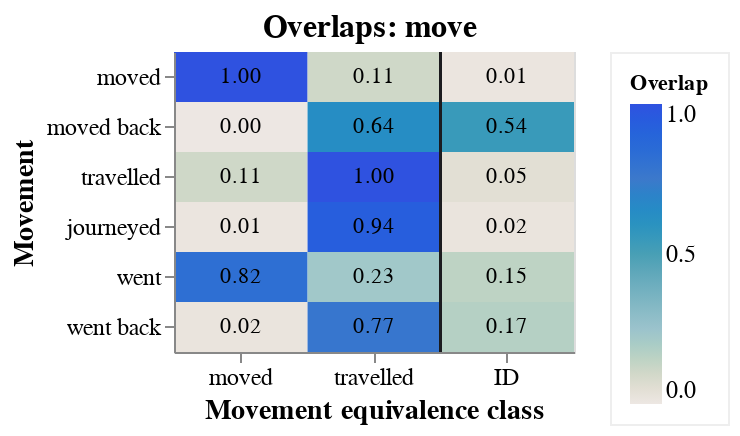

Notebook source saved alongside this figure:
### Code cell
VegaLite({
    "data": {"values": pd.concat([movement_overlap_df, movement_overlap_id_df], axis=0).loc[:, ["pair1", "pair2", "overlap_real"]].to_dict("records")},
    "title": f"Overlaps: move",
    "transform": [
        {"filter": f"indexof({movement_basis + ['ID']}, datum.pair1) >= 0"},
        {"as":"overlap_real_rounded", "calculate": "format(datum.overlap_real, '.2f')"},
    ],
    "encoding": {
        "x": {"field": "pair1", "type": "nominal", "sort": ["moved"], "title": "Movement equivalence class", "axis": {"labelAngle": 0}},
        "y": {"field": "pair2", "type": "nominal", "sort": ["moved", "moved back"], "title": "Movement"},
    },
    "width": 200,
    "height": 150,
    "layer": [
        {
            "mark": "rect",
            "encoding": {
                "color": {
                    "field": "overlap_real", 
                    "type": "quantitative", 
                    "title": "Overlap", 
                    "scale": {
                        "domain": [0,1],
                        "scheme": [
                            "#EDE7E3",
                            "#9BC3CC",
                            "#489FB5",
                            "#3C79CB",
                            "#2F52E0",
                        ]
                    }
                },
            }
        },
        {
            "mark": "text",
            "encoding": {
                "text": {"field": "overlap_real_rounded"},
            }
        },
        {
            "mark": {"type": "rule"},
            "encoding": {
                "x": {"datum": "ID"},
                "y": {},
                "xOffset": {"value": 0},
                "color": {"value": "#1C1C20"},
            }
        }
    ],
    "config": config,
})

### Figure 1 — Vega-Lite specification as saved in the notebook (floating-point values rounded to 4 significant figures)
{"config": {"axis": {"labelFontSize": 12, "titleFontSize": 14}, "header": {"labelFontSize": 16, "labelFontWeight": "normal", "titleFontSize": 14, "titleFontWeight": "bold"}, "legend": {"fillColor": "#fffd", "labelFontSize": 12, "padding": 10, "strokeColor": "#eeeeee"}, "title": {"anchor": "center", "fontSize": 16}}, "data": {"values": [{"overlap_real": 1.0, "pair1": "travelled", "pair2": "travelled"}, {"overlap_real": 0.9364, "pair1": "travelled", "pair2": "journeyed"}, {"overlap_real": 0.1076, "pair1": "travelled", "pair2": "moved"}, {"overlap_real": 0.226, "pair1": "travelled", "pair2": "went"}, {"overlap_real": 0.7741, "pair1": "travelled", "pair2": "went back"}, {"overlap_real": 0.6357, "pair1": "travelled", "pair2": "moved back"}, {"overlap_real": 0.9364, "pair1": "journeyed", "pair2": "travelled"}, {"overlap_real": 1.0, "pair1": "journeyed", "pair2": "journeyed"}, {"overlap_real": 0.01335, "pair1": "journeyed", "pair2": "moved"}, {"overlap_real": 0.1158, "pair1": "journeyed", "pair2": "went"}, {"overlap_real": 0.8726, "pair1": "journeyed", "pair2": "went back"}, {"overlap_real": 0.5932, "pair1": "journeyed", "pair2": "moved back"}, {"overlap_real": 0.1076, "pair1": "moved", "pair2": "travelled"}, {"overlap_real": 0.01335, "pair1": "moved", "pair2": "journeyed"}, {"overlap_real": 1, "pair1": "moved", "pair2": "moved"}, {"overlap_real": 0.8234, "pair1": "moved", "pair2": "went"}, {"overlap_real": 0.01934, "pair1": "moved", "pair2": "went back"}, {"overlap_real": 0.0005495, "pair1": "moved", "pair2": "moved back"}, {"overlap_real": 0.226, "pair1": "went", "pair2": "travelled"}, {"overlap_real": 0.1158, "pair1": "went", "pair2": "journeyed"}, {"overlap_real": 0.8234, "pair1": "went", "pair2": "moved"}, {"overlap_real": 1.0, "pair1": "went", "pair2": "went"}, {"overlap_real": 0.0003533, "pair1": "went", "pair2": "went back"}, {"overlap_real": 0.00205, "pair1": "went", "pair2": "moved back"}, {"overlap_real": 0.05099, "pair1": "ID", "pair2": "travelled"}, {"overlap_real": 0.01966, "pair1": "ID", "pair2": "journeyed"}, {"overlap_real": 0.01236, "pair1": "ID", "pair2": "moved"}, {"overlap_real": 0.1486, "pair1": "ID", "pair2": "went"}, {"overlap_real": 0.1713, "pair1": "ID", "pair2": "went back"}, {"overlap_real": 0.5447, "pair1": "ID", "pair2": "moved back"}]}, "encoding": {"x": {"axis": {"labelAngle": 0}, "field": "pair1", "sort": ["moved"], "title": "Movement equivalence class", "type": "nominal"}, "y": {"field": "pair2", "sort": ["moved", "moved back"], "title": "Movement", "type": "nominal"}}, "height": 150, "layer": [{"encoding": {"color": {"field": "overlap_real", "scale": {"domain": [0, 1], "scheme": ["#EDE7E3", "#9BC3CC", "#489FB5", "#3C79CB", "#2F52E0"]}, "title": "Overlap", "type": "quantitative"}}, "mark": "rect"}, {"encoding": {"text": {"field": "overlap_real_rounded"}}, "mark": "text"}, {"encoding": {"color": {"value": "#1C1C20"}, "x": {"datum": "ID"}, "xOffset": {"value": 0}, "y": {}}, "mark": {"type": "rule"}}], "title": "Overlaps: move", "transform": [{"filter": "indexof(['moved', 'travelled', 'ID'], datum.pair1) >= 0"}, {"as": "overlap_real_rounded", "calculate": "format(datum.overlap_real, '.2f')"}], "width": 200}
